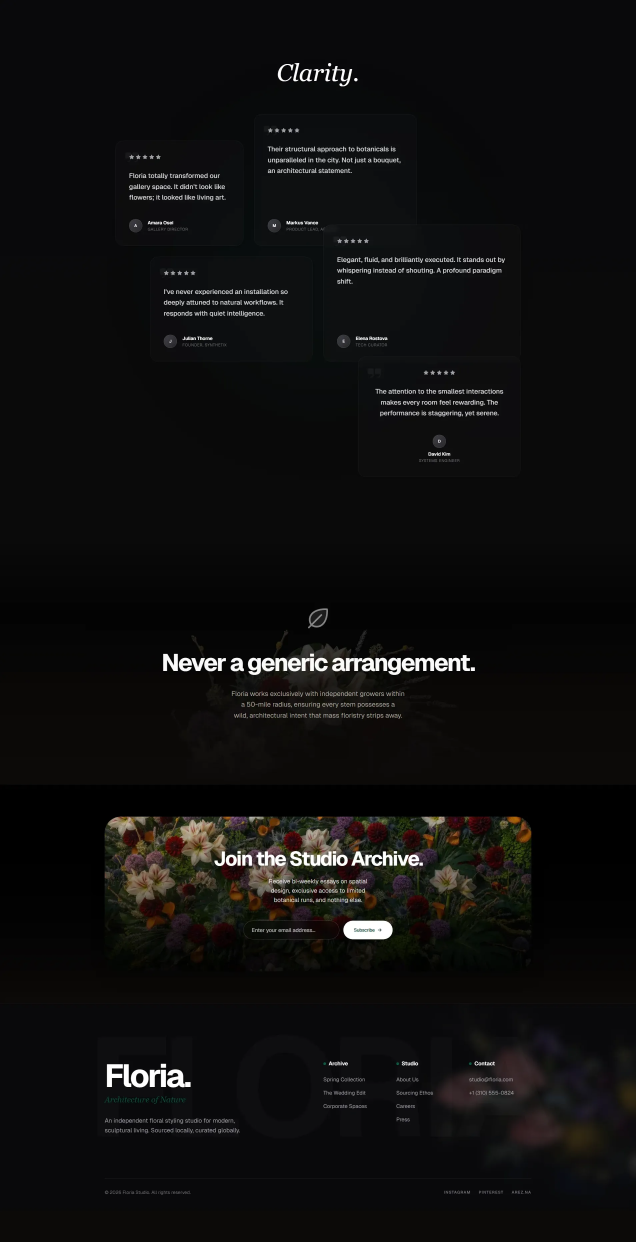
#> input picture taste-skill/examples/floria-bottom.webp, 1906 x 3725 px (shown at 1/3 size)
$ python sample_colors.py --image ../../../../taste-skill/examples/floria-bottom.webp
#> lines starting #> are read from the running program, lines starting #| are printed output that depends on the picture
#!/usr/bin/env python3
"""sample_colors.py — Extract the dominant colors from a hero screenshot as a numeric
cross-check for the brand palette (resolves ties / confirms accent + theme type).

Deterministic tool only. It returns ranked dominant colors + an inferred theme type
(dark/light) from background luminance; the host agent decides final color ROLES
(bg/text/accent/card) using these numbers plus the CSS signals from extract_brand.mjs.

Prefers Pillow (better quantization) but falls back to a pure-stdlib PNG decoder so it
runs with no pip install when given a PNG (the screenshot extract_brand.mjs writes).

Example:
  sample_colors.py --image hero.png --num-colors 8 --output palette.json
"""
import argparse
import json
import struct
import sys
import zlib
from collections import Counter


def load_with_pillow(path):
    from PIL import Image  # type: ignore
    im = Image.open(path).convert("RGB")
#> im is the input picture: PIL image 1906x3725 RGB; mean R, G, B 15.4, 14.9, 14.5
    im.thumbnail((200, 200))
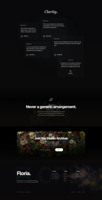
#> im: PIL image 102x200 RGB; mean R, G, B 15.4, 14.9, 14.5
    return list(im.getdata())


# [53 lines left out: function load_png_stdlib, not called in this run]


def quantize(rgb, step=24):
    return tuple((c // step) * step + step // 2 for c in rgb)


def luminance(rgb):
    r, g, b = (c / 255 for c in rgb)
    return 0.2126 * r + 0.7152 * g + 0.0722 * b


def hexs(rgb):
    return "#{:02x}{:02x}{:02x}".format(*(min(255, max(0, c)) for c in rgb))


def main():
    ap = argparse.ArgumentParser(
        description="Extract ranked dominant colors + theme type from a hero screenshot.")
    ap.add_argument("--image", required=True, help="path to hero screenshot (PNG preferred)")
    ap.add_argument("--num-colors", type=int, default=8, help="how many dominant colors (default 8)")
    ap.add_argument("--output", default="-", help="output JSON path (default stdout)")
    args = ap.parse_args()

    try:
        pixels = load_with_pillow(args.image)
#> pixels = 20400 items
        backend = "pillow"
    except ImportError:
        pixels = load_png_stdlib(args.image)
        backend = "stdlib-png"
    except FileNotFoundError:
        sys.exit(f"ERROR: image not found: {args.image}")

    if not pixels:
        sys.exit("ERROR: no pixels decoded from image.")

    counter = Counter(quantize(px) for px in pixels)
#> counter = 68 items
    total = sum(counter.values())
#> total = 20400
    ranked = [{
        "hex": hexs(rgb),
        "rgb": list(rgb),
        "share": round(c / total, 4),
        "luminance": round(luminance(rgb), 3),
    } for rgb, c in counter.most_common(args.num_colors)]
#> ranked = 8 items

    # theme type from the single most-dominant color (usually the background)
    bg = ranked[0]
#> bg = {'hex': '#0c0c0c', 'rgb': [12, 12, 12], 'share': 0.868, 'luminance': 0.047}
    theme = "dark" if bg["luminance"] < 0.4 else ("light" if bg["luminance"] > 0.65 else "mixed")
#> theme = 'dark'

    out = {
        "image": args.image,
        "backend": backend,
        "theme_type_guess": theme,
        "background_guess": bg["hex"],
        "dominant_colors": ranked,
        "note": "Numeric cross-check only — agent assigns final color roles "
                "(bg/text/accent/card) using these + the CSS custom properties.",
    }
    payload = json.dumps(out, ensure_ascii=False, indent=2)
    if args.output == "-":
        print(payload)
#> (printed output is left out)
    else:
        with open(args.output, "w", encoding="utf-8") as f:
            f.write(payload + "\n")
        print(f"{len(ranked)} colors ({backend}, theme={theme}) -> {args.output}", file=sys.stderr)


if __name__ == "__main__":
    main()

$ run again, on taste-skill/examples/floria-top.webp
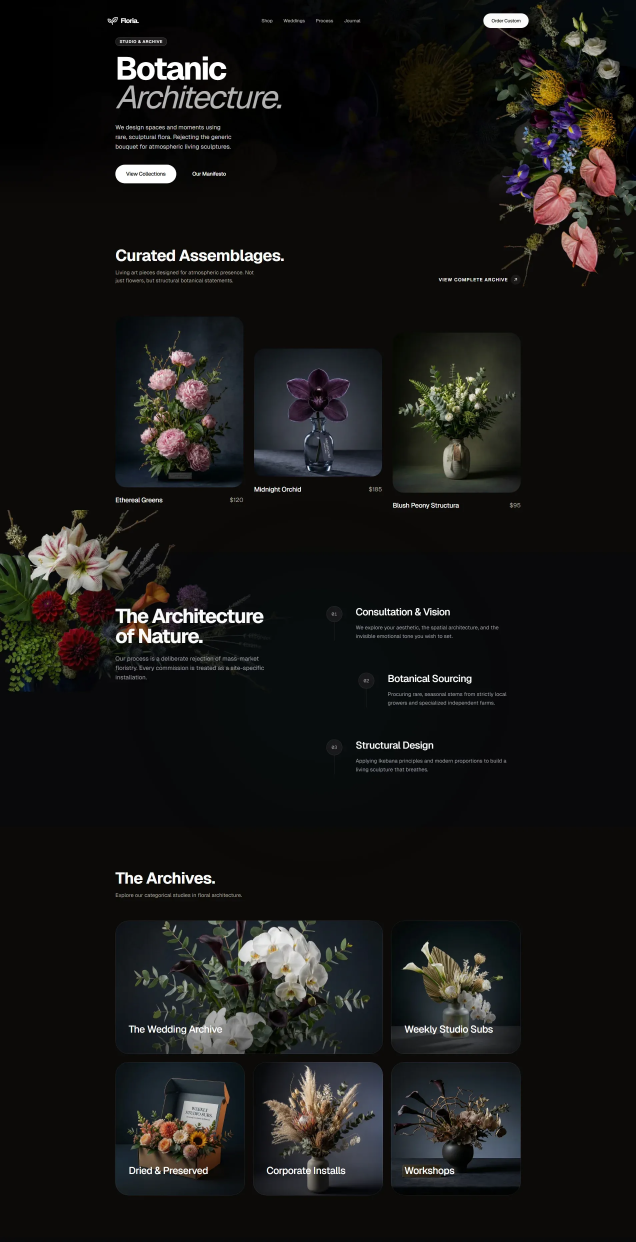
#> input picture taste-skill/examples/floria-top.webp, 1906 x 3724 px (shown at 1/3 size)
#> in load_with_pillow, im is the input picture: PIL image 1906x3724 RGB; mean R, G, B 24.9, 24.1, 22.4
#> in load_with_pillow, `im.thumbnail((200, 200))`:
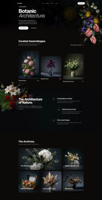
#> im: PIL image 102x200 RGB; mean R, G, B 24.9, 24.1, 22.4
#> pixels = 20400 items
#> counter = 144 items
#> total = 20400
#> ranked = 8 items
#> bg = {'hex': '#0c0c0c', 'rgb': [12, 12, 12], 'share': 0.715, 'luminance': 0.047}
#> theme = 'dark'
#> (printed output is left out)
